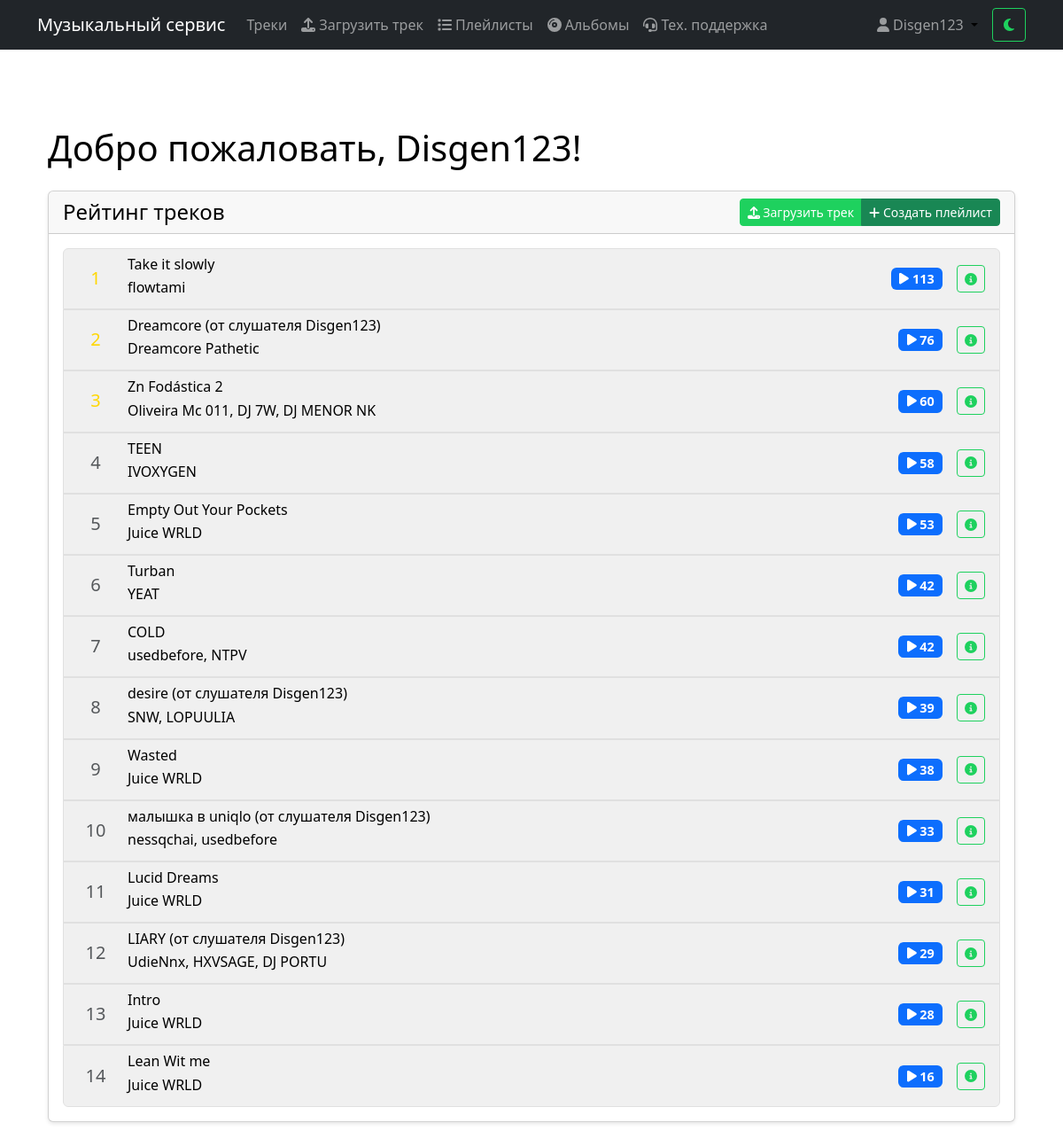
The app's page / (signed in), older data.
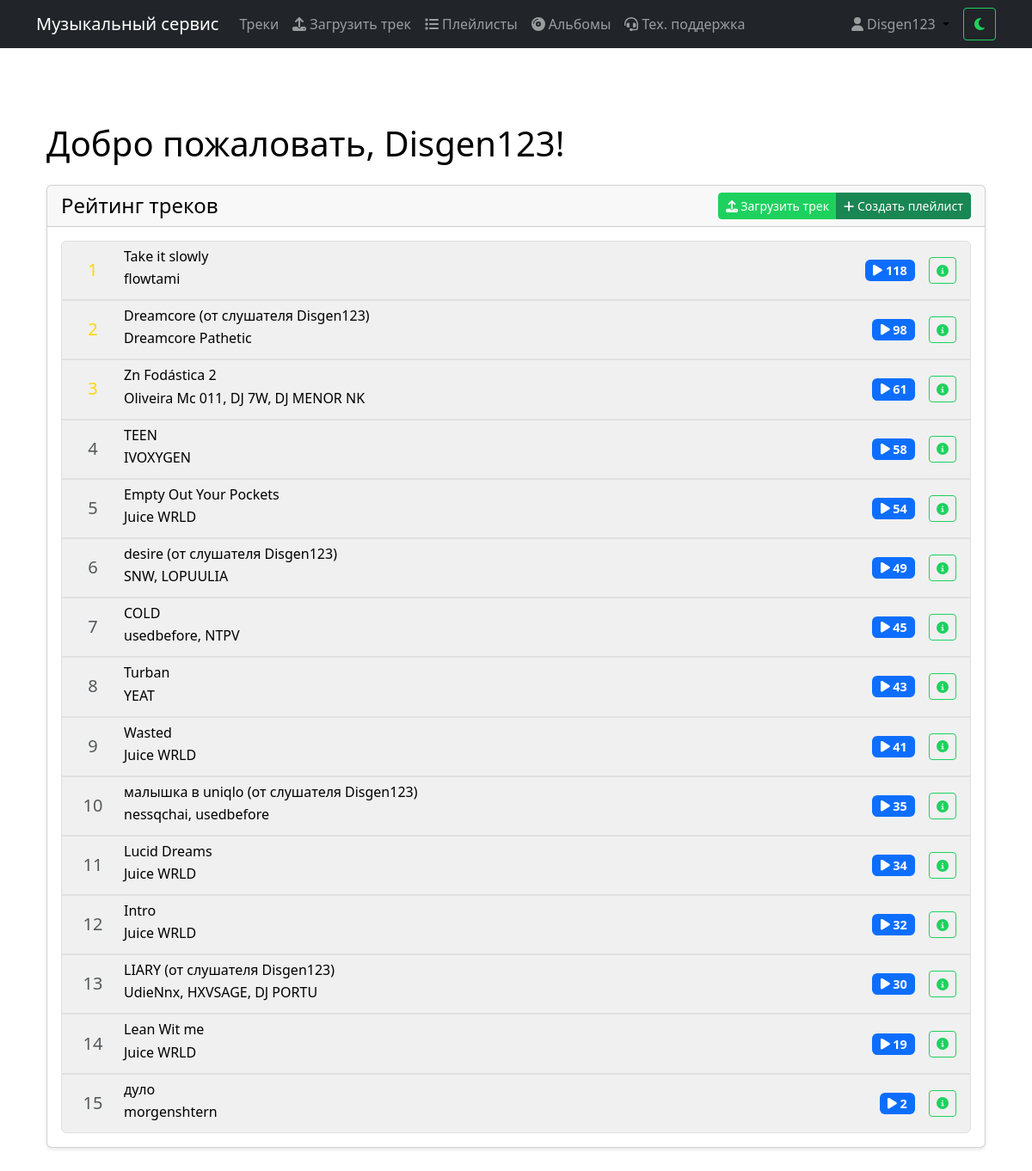
The same page, newer data.
### music/models.py (models this page shows, shortened)
class Track(models.Model):
    title = models.CharField(max_length=200, verbose_name='Название')
    artist = models.CharField(max_length=200, verbose_name='Исполнитель')
    album = models.ForeignKey(Album, on_delete=models.CASCADE, related_name='tracks', null=True, blank=True, verbose_name='Альбом')
    track_number = models.PositiveIntegerField(null=True, blank=True, verbose_name='Номер трека')
    audio_file = models.FileField(upload_to='tracks/', validators=[validate_audio_file], null=True, blank=True, verbose_name='Аудио файл')
    cover = models.ImageField(upload_to='covers/', null=True, blank=True, verbose_name='Обложка')
    duration = models.DurationField(null=True, blank=True, verbose_name='Длительность')
    play_count = models.PositiveIntegerField(default=0, verbose_name='Количество прослушиваний')
    user = models.ForeignKey(User, on_delete=models.CASCADE, null=True, blank=True, verbose_name='Пользователь')
    created_at = models.DateTimeField(auto_now_add=True, verbose_name='Дата создания')
    is_approved = models.BooleanField(default=False, verbose_name='Одобрен')
    moderation_comment = models.TextField(null=True, blank=True, verbose_name='Комментарий модератора')
    is_explicit = models.BooleanField(default=False, verbose_name='Есть цензура')
    class Meta:
        verbose_name = 'Трек'
        verbose_name_plural = 'Треки'
        ordering = ['album', 'track_number', '-created_at']

### music/views.py (the view)
# urls.py: path('', views.home, name='home'),
def home(request):
    popular_tracks = Track.objects.filter(is_approved=True).order_by('-play_count')
    return render(request, 'music/home.html', {'tracks': popular_tracks})

### music/context_processors.py (called while the page is built)
def pending_tracks_count(request):
    if request.user.is_authenticated and request.user.is_superuser:
        return {'pending_tracks_count': Track.objects.filter(is_approved=False).count()}
    return {'pending_tracks_count': 0}

def support_tickets_count(request):
    if request.user.is_authenticated and request.user.is_superuser:
        unread_count = SupportMessage.objects.filter(
            ticket__status__in=['open', 'in_progress'],
            is_read=False
        ).exclude(user=request.user).count()
    else:
        unread_count = 0
    return {'unread_tickets_count': unread_count}

### templates/music/home.html (shortened to what this page needs)
{% extends 'base.html' %}
{% block content %}
<div class="container mt-5">
    {% if user.is_authenticated %}
        <h1 class="mb-4">Добро пожаловать, {{ user.username }}!</h1>
        <div class="row">
            <div class="col-12">
                <div class="card mb-4">
                    <div class="card-header d-flex justify-content-between align-items-center">
                        <h2 class="card-title h4 mb-0">Рейтинг треков</h2>
                        <div class="btn-group">
                            <a href="{% url 'music:track_upload' %}" class="btn btn-primary btn-sm">
                                <i class="fas fa-upload"></i> Загрузить трек
                            </a>
                            <a href="{% url 'music:playlist_create' %}" class="btn btn-success btn-sm">
                                <i class="fas fa-plus"></i> Создать плейлист
                            </a>
                        </div>
                    </div>
                    <div class="card-body">
                        {% if tracks %}
                            <div class="list-group">
                                {% for track in tracks %}
                                    <div class="list-group-item track-item" data-track-id="{{ track.pk }}">
                                        <div class="d-flex w-100 justify-content-between align-items-center" data-track-id="{{ track.pk }}">
                                            <div class="d-flex align-items-center">
                                                <div class="me-3" style="width: 40px; text-align: center;">
                                                    <span class="h5 mb-0 {% if forloop.counter <= 3 %}text-gold{% else %}text-muted{% endif %}">
                                                        {{ forloop.counter }}
                                                    </span>
                                                </div>
                                                <div>
                                                    <h5 class="mb-1">{{ track.title }}</h5>
                                                    <p class="mb-1 text-muted">{{ track.artist }}</p>
                                                </div>
                                            </div>
                                            <div class="d-flex align-items-center">
                                                <span class="badge bg-primary me-3">
                                                    <i class="fas fa-play"></i> {{ track.play_count }}
                                                </span>
                                                <div class="btn-group">
                                                    <a href="{% url 'music:track_detail' track.pk %}" class="btn btn-sm btn-outline-primary">
                                                        <i class="fas fa-info-circle"></i>
                                                    </a>
                                                </div>
                                            </div>
                                        </div>
                                    </div>
                                {% endfor %}
                            </div>
                        {% else %}
                            <p class="text-muted">Пока нет треков</p>
                        {% endif %}
                    </div>
                </div>
            </div>
        </div>
    {% endif %}
</div>
{% endblock %}

Row changes from the older to the newer data that the page shows:
changed Track "Take it slowly": play_count "113" → "118"
changed Track "Dreamcore (от слушателя Disgen123)": play_count "76" → "98"
changed Track "Zn Fodástica 2": play_count "60" → "61"
changed Track "Empty Out Your Pockets": play_count "53" → "54"
changed Track "desire (от слушателя Disgen123)": play_count "39" → "49"; moves up the list
changed Track "COLD": play_count "42" → "45"; moves down the list
changed Track "Turban": play_count "42" → "43"
changed Track "Wasted": play_count "38" → "41"
changed Track "малышка в uniqlo (от слушателя Disgen123)": play_count "33" → "35"
changed Track "Lucid Dreams": play_count "31" → "34"
changed Track "Intro": play_count "28" → "32"; moves up the list
changed Track "LIARY (от слушателя Disgen123)": play_count "29" → "30"
changed Track "Lean Wit me": play_count "16" → "19"
added Track: title "дуло", artist "morgenshtern", play_count "2"
